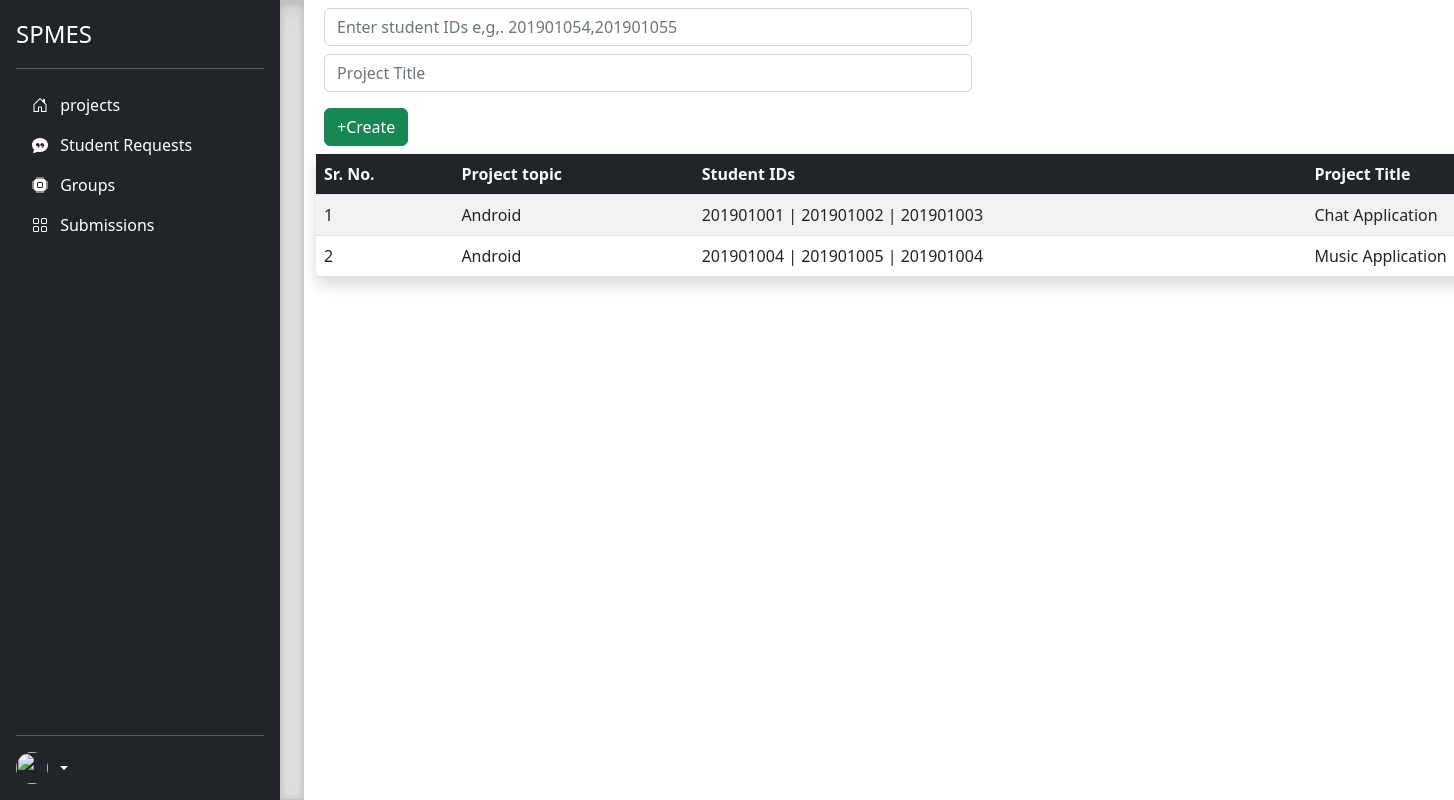
/faculty/student/groups/1/, run on the app's committed database.
### accounts/models.py (models this page shows, shortened)
class grp(models.Model):
    sub_project_id = models.ForeignKey(sub_project,on_delete=models.CASCADE)
    student_id = models.CharField(max_length=100)
    group_title = models.CharField(max_length=250)

class sub_project(models.Model):
    parent_project = models.ForeignKey(project,on_delete=models.CASCADE)
    related_faculty = models.ForeignKey(faculty,on_delete=models.CASCADE)
    registred_student = models.ManyToManyField(student,related_name='registred_project',blank=True)
    sub_project_area = models.CharField(max_length=200)
    sub_project_topic = models.CharField(max_length=200)
    sub_project_pdf = models.FileField(upload_to='sub_project/',blank=True)
    max_cap = models.IntegerField()
    def __str__(self):
        return self.sub_project_topic

### accounts/faculty/faculty_view.py (the view)
# urls.py: path("faculty/student/groups/<int:sp_id>/",faculty_view.student_groups,name="student_groups"),
def student_groups(request,sp_id):
     group_list = grp.objects.filter(sub_project_id =  sp_id)
     return render(request,"faculty/create_groups.html",{'group_list':group_list,'sp':sp_id})

### templates/faculty/create_groups.html (shortened to what this page needs)
{% extends 'faculty_program.html' %}
{% block body %}
<div>
    <form action="{% url 'add_group' sp %}" method='POST'>
        <div class = "col-6">
        <input type="text" class="form-control m-2" name="sid" id="sid" placeholder = "Enter student IDs e,g,. 201901054,201901055" required = true>
        <input type="text" class="form-control m-2" name="grp_title" id="grp_title" placeholder = "Project Title" required = tru>
        <button type="submit" class="btn btn-success m-2">+Create</button>
        </div>
    </form>
</div>
<div>
    <table class="table table-hover table-striped shadow rounded">
        <thead class="thead-dark bg-dark text-light">
            <tr>
                <th scope="col">Sr. No.</th>
                <th scope="col">Project topic</th>
                <th scope="col">Student IDs</th>
                <th scope="col">Project Title</th>
            </tr>
        </thead>
        <tbody>
            {% for grp in group_list %}
            <tr>
                <td>{{ forloop.counter }}</td>
                <td>{{grp.sub_project_id}}</td>
                <td>{{grp.student_id}}</td>
                <td>{{grp.group_title}}</td>
            </tr>
            {% endfor %}
        </tbody>
    </table>
</div>
{% endblock body %}

### data on the page
grp: sub_project_id "Android", student_id "201901001 | 201901002 | 201901003", group_title "Chat Application"
grp: sub_project_id "Android", student_id "201901004 | 201901005 | 201901004", group_title "Music Application"
